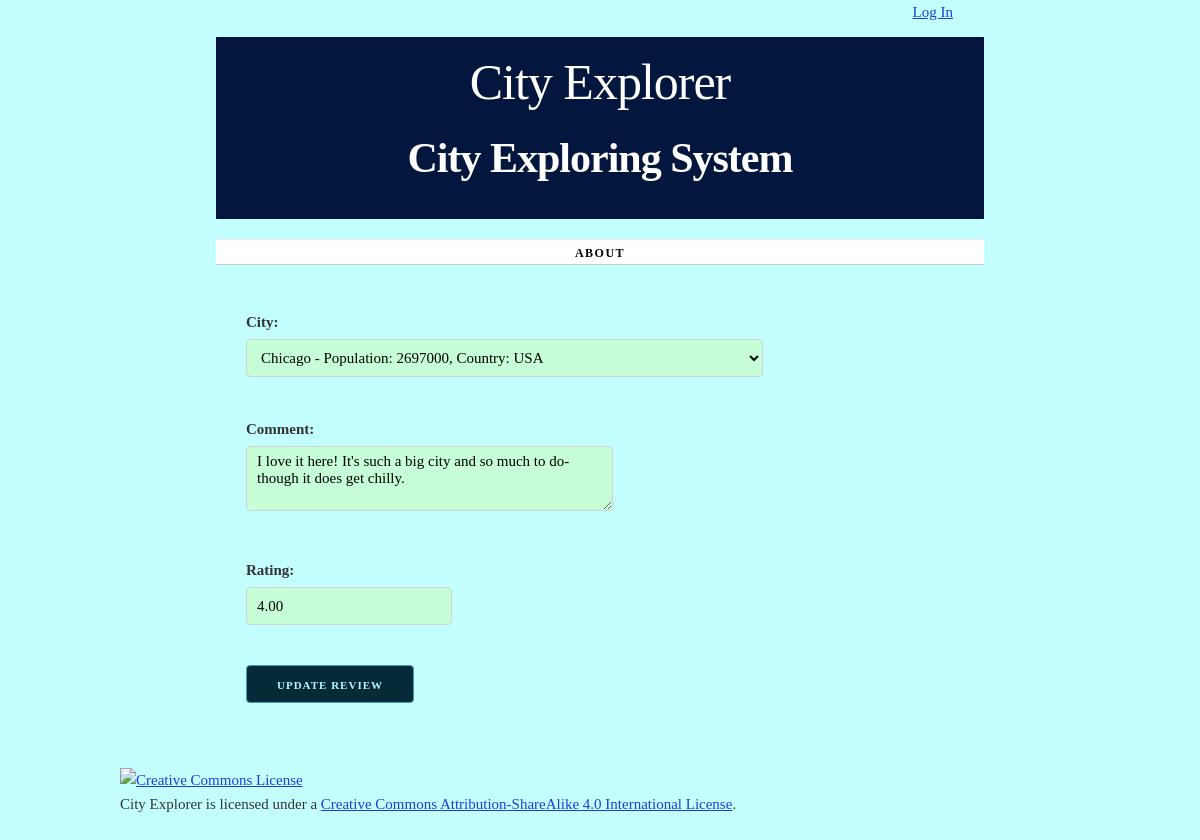
Page /review/1/update/ on the committed database.
### cities/models.py (models this page shows, shortened)
class Review(models.Model):
    city = models.ForeignKey(City, on_delete=models.CASCADE)
    comment = models.TextField(blank=True)
    rating = models.DecimalField(max_digits=3, decimal_places=2)
    class Meta:
        ordering = ['id']

### cities/views.py (the view)
def update_review(request, review_id):
    review = get_object_or_404(Review, id=review_id)
    if request.method == 'POST':
        form = ReviewForm(request.POST, instance=review)
        if form.is_valid():
            form.save()
            return redirect('review-detail', review_id)
    else:
        form = ReviewForm(instance=review)
    return render(request, 'cities/review_form.html', {'form': form, 'review': review})

### cities/forms.py
class ReviewForm(forms.ModelForm):
    class Meta:
        model = Review
        fields = ['city', 'comment', 'rating']

### cities/models.py (called while the page is built)
    def __str__(self):
        return f"{self.name} - Population: {self.population}, Country: {self.country}"

### cities/templates/cities/review_form.html (shortened to what this page needs)
{% extends 'cities/base.html' %}
{% block content %}
    <form action="{% if review.id %}{% url 'update-review' review.id %}{% else %}{% url 'cities_review_list_urlpattern' %}{% endif %}" method="post">
        {{ form.as_p }}
        <button type="submit" class="button button-primary">
            {% if review.id %}
                Update Review
            {% else %}
                Update Review
            {% endif %}
        </button>
    </form>
{% endblock %}

### cities/static/cities/skeleton.css (style rules this page uses)
html { font-size: 62.5%; }
body { font-size: 1.5em; line-height: 1.6; font-weight: 400; font-family: "Raleway", "HelveticaNeue", "Helvetica Neue", Helvetica, Arial, sans-serif; color: #222; }
p { margin-top: 0; }
.button, button, input[type="submit"], input[type="reset"], input[type="button"] { display: inline-block; height: 38px; padding: 0 30px; color: #555; text-align: center; font-size: 11px; font-weight: 600; line-height: 38px; letter-spacing: 0.1rem; text-transform: uppercase; text-decoration: none; white-space: nowrap; background-color: transparent; border-radius: 4px; border: 1px solid #bbb; cursor: pointer; box-sizing: border-box; }
.button.button-primary, button.button-primary, input[type="submit"].button-primary, input[type="reset"].button-primary, input[type="button"].button-primary { color: #b6f9ff; background-color: #052a38; border-color: #439bb6; }
input[type="email"], input[type="number"], input[type="search"], input[type="text"], input[type="tel"], input[type="url"], input[type="password"], textarea, select { height: 38px; padding: 6px 10px; background-color: #c6ffd7; border: 1px solid #D1D1D1; border-radius: 4px; box-shadow: none; box-sizing: border-box; }
input[type="email"], input[type="number"], input[type="search"], input[type="text"], input[type="tel"], input[type="url"], input[type="password"], textarea { -webkit-appearance: none; -moz-appearance: none; appearance: none; }
textarea { min-height: 65px; padding-top: 6px; padding-bottom: 6px; }
label, legend { display: block; margin-bottom: .5rem; font-weight: 600; }
button, .button { margin-bottom: 1rem; }
input, textarea, select, fieldset { margin-bottom: 1.5rem; }
pre, blockquote, dl, figure, table, p, ul, ol, form { margin-bottom: 2.5rem; }

### cities/static/cities/style.css (style rules this page uses)
html { height: 100%; background-color: #555; }
body { background-color: white; }

### cities/templates/cities/base.html (style rules this page uses)
body { font-family: Baskerville, serif; line-height: 1.6; color: #333; background-color: #c4ffff; }

### rows in the picture
Review: city "Chicago - Population: 2697000, Country: USA", comment "I love it here! It's such a big city and so much to do- though it does get chilly.", rating "4.00"
